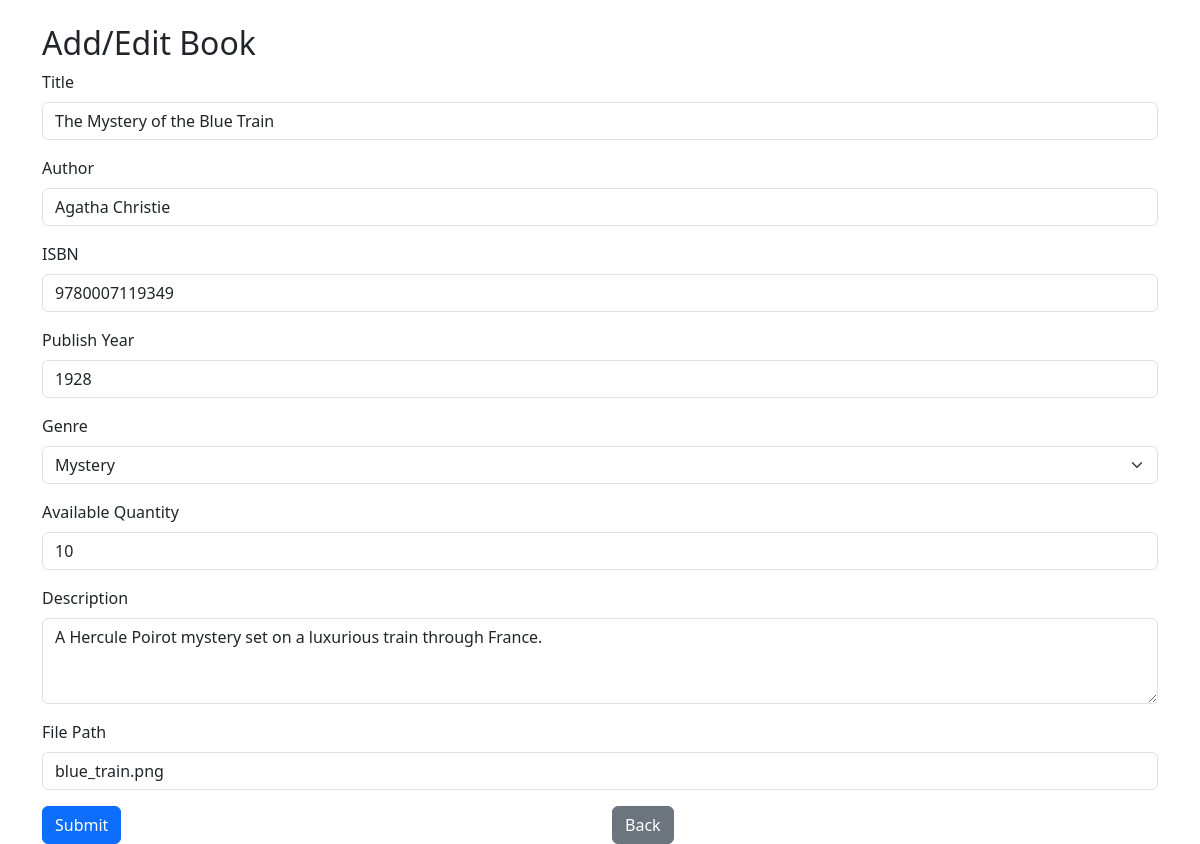
The page /books/editor.php?id=1 on the database its author committed.
### tables this page shows
CREATE TABLE `books` (
  `id` bigint(20) UNSIGNED NOT NULL,
  `title` varchar(255) NOT NULL,
  `author` varchar(255) NOT NULL,
  `isbn` varchar(255) DEFAULT NULL,
  `publish_year` int(11) NOT NULL,
  `genre_id` bigint(20) UNSIGNED DEFAULT NULL,
  `available_quantity` int(11) NOT NULL DEFAULT '0',
  `description` text,
  `file` varchar(255) DEFAULT NULL,
  `created_at` timestamp NULL DEFAULT NULL,
  `updated_at` timestamp NULL DEFAULT NULL
);

### books/editor.php (the view, shortened to what this page needs)
<?php
include __DIR__ . '/../db.php';
$sth = $dbh->query('SELECT * FROM `genres` ORDER BY name');
$genres = $sth->fetchAll(PDO::FETCH_ASSOC);
$book = [];
if (isset($_GET['id']) && $_GET['id'] > 0) {
    $sth = $dbh->prepare('SELECT * FROM books WHERE id = ?');
    $sth->execute([$_GET['id']]);
    $book = $sth->fetch(PDO::FETCH_ASSOC);
}
?><!DOCTYPE html>
<html lang="en">
<head>
    <link href="https://cdn.jsdelivr.net/npm/bootstrap@5.3.0/dist/css/bootstrap.min.css" rel="stylesheet">
</head>
<body>
    <div class="container mt-4">
        <h2>Add/Edit Book</h2>
        <form action="save_book.php" method="post">
            <div class="mb-3">
                <label for="title" class="form-label">Title</label>
                <input type="text" class="form-control" id="title" name="title" placeholder="Enter title" value="<?php echo $book['title'] ?? '' ?>" required>
            </div>
            <div class="mb-3">
                <label for="author" class="form-label">Author</label>
                <input type="text" class="form-control" id="author" name="author" placeholder="Enter author" value="<?php echo $book['author'] ?? '' ?>" required>
            </div>
            <div class="mb-3">
                <label for="isbn" class="form-label">ISBN</label>
                <input type="text" class="form-control" id="isbn" name="isbn" placeholder="Enter ISBN" value="<?php echo $book['isbn'] ?? '' ?>">
            </div>
            <div class="mb-3">
                <label for="publish_year" class="form-label">Publish Year</label>
                <input type="number" class="form-control" id="publish_year" name="publish_year" placeholder="Enter Publish Year" value="<?php echo $book['publish_year'] ?? '' ?>" required>
            </div>
            <div class="mb-3">
                <label for="genre_id" class="form-label">Genre</label>
                <select class="form-select" id="genre_id" name="genre_id">
                    <?php
                    foreach ($genres as $genre) {
                        $sel = $book['genre_id'] == $genre['id'] ? 'selected' : '';
                        ?>
                        <option value="<?php echo $genre['id']; ?>" <?php echo $sel; ?>><?php echo $genre['name']; ?></option>
                        <?php
                    }
                    ?>
                </select>
            </div>
            <div class="mb-3">
                <label for="available_quantity" class="form-label">Available Quantity</label>
                <input type="text" class="form-control" id="available_quantity" name="available_quantity" placeholder="Enter quantity" value="<?php echo $book['available_quantity'] ?? '' ?>">
            </div>
            <div class="mb-3">
                <label for="description" class="form-label">Description</label>
                <textarea class="form-control" id="description" name="description" rows="3" placeholder="Enter book description"><?php echo $book['description'] ?? '' ?></textarea>
            </div>
            <div class="mb-3">
                <label for="file" class="form-label">File Path</label>
                <input type="text" class="form-control" id="file" name="file" placeholder="Enter file path" value="<?php echo $book['file'] ?? '' ?>">
            </div>
            <div class="row">
                <div class="col"><button type="submit" class="btn btn-primary">Submit</button></div>
                <div class="col"><a href="index.php" class="btn btn-secondary">Back</a></div>
            </div>
        </form>
    </div>
</body>
</html>

### rows shown on the page
books: title "The Mystery of the Blue Train", author "Agatha Christie", isbn "9780007119349", publish_year "1928", available_quantity "10", description "A Hercule Poirot mystery set on a luxurious train through France.", file "blue_train.png"

### other values the page prints
form field genre_id "Mystery"
